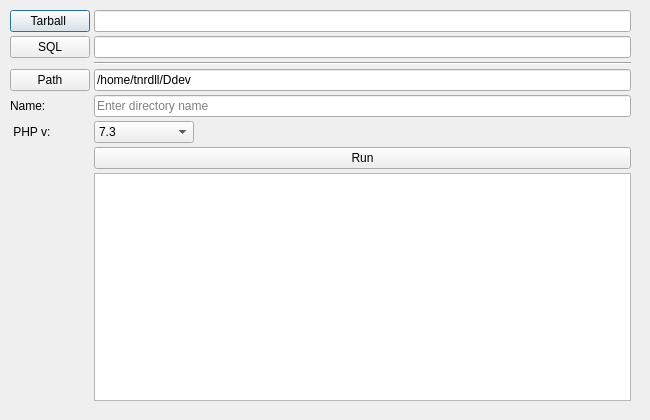
<?xml version="1.0" encoding="UTF-8"?>
<ui version="4.0">
 <class>SetupFromBackupDdev</class>
 <widget class="QDialog" name="SetupFromBackupDdev">
  <property name="geometry">
   <rect>
    <x>0</x>
    <y>0</y>
    <width>650</width>
    <height>420</height>
   </rect>
  </property>
  <property name="windowTitle">
   <string>Dialog</string>
  </property>
  <widget class="QWidget" name="formLayoutWidget">
   <property name="geometry">
    <rect>
     <x>10</x>
     <y>10</y>
     <width>621</width>
     <height>391</height>
    </rect>
   </property>
   <layout class="QFormLayout" name="formLayout_3">
    <property name="horizontalSpacing">
     <number>4</number>
    </property>
    <property name="verticalSpacing">
     <number>4</number>
    </property>
    <item row="0" column="0">
     <widget class="QPushButton" name="selectTarball_3">
      <property name="cursor">
       <cursorShape>PointingHandCursor</cursorShape>
      </property>
      <property name="text">
       <string>Tarball </string>
      </property>
     </widget>
    </item>
    <item row="0" column="1">
     <widget class="QLineEdit" name="tarballPath_3"/>
    </item>
    <item row="1" column="0">
     <widget class="QPushButton" name="selectSQLdumpFile_3">
      <property name="cursor">
       <cursorShape>PointingHandCursor</cursorShape>
      </property>
      <property name="text">
       <string>SQL</string>
      </property>
     </widget>
    </item>
    <item row="1" column="1">
     <widget class="QLineEdit" name="sqlDumpPath_3"/>
    </item>
    <item row="2" column="1">
     <widget class="Line" name="line_3">
      <property name="orientation">
       <enum>Qt::Horizontal</enum>
      </property>
     </widget>
    </item>
    <item row="3" column="0">
     <widget class="QPushButton" name="changeCMSbackupSetupPath_3">
      <property name="cursor">
       <cursorShape>PointingHandCursor</cursorShape>
      </property>
      <property name="text">
       <string>Path</string>
      </property>
     </widget>
    </item>
    <item row="3" column="1">
     <widget class="QLineEdit" name="cmsBackupSetupPath_3">
      <property name="text">
       <string>/home/tnrdll/Ddev</string>
      </property>
     </widget>
    </item>
    <item row="4" column="0">
     <widget class="QLabel" name="label_3">
      <property name="text">
       <string>Name:</string>
      </property>
     </widget>
    </item>
    <item row="4" column="1">
     <widget class="QLineEdit" name="folderName_3">
      <property name="placeholderText">
       <string>Enter directory name</string>
      </property>
     </widget>
    </item>
    <item row="5" column="0">
     <widget class="QLabel" name="label_4">
      <property name="text">
       <string> PHP v:</string>
      </property>
     </widget>
    </item>
    <item row="5" column="1">
     <widget class="QComboBox" name="comboBoxPHP">
      <property name="maximumSize">
       <size>
        <width>100</width>
        <height>16777215</height>
       </size>
      </property>
      <property name="currentText">
       <string>7.3</string>
      </property>
      <item>
       <property name="text">
        <string>7.3</string>
       </property>
      </item>
      <item>
       <property name="text">
        <string>7.4</string>
       </property>
      </item>
      <item>
       <property name="text">
        <string>8.0</string>
       </property>
      </item>
      <item>
       <property name="text">
        <string>8.1</string>
       </property>
      </item>
     </widget>
    </item>
    <item row="6" column="1">
     <widget class="QPushButton" name="setupFromCMSBackup_3">
      <property name="cursor">
       <cursorShape>PointingHandCursor</cursorShape>
      </property>
      <property name="text">
       <string>Run</string>
      </property>
      <property name="icon">
       <iconset resource="cms.qrc">
        <normaloff>:/images/run.png</normaloff>:/images/run.png</iconset>
      </property>
     </widget>
    </item>
    <item row="7" column="1">
     <widget class="QTextBrowser" name="textBrowser_3"/>
    </item>
   </layout>
  </widget>
 </widget>
 <resources>
  <include location="cms.qrc"/>
 </resources>
 <connections/>
</ui>
